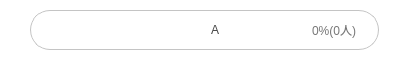
<?xml version="1.0" encoding="UTF-8"?>
<ui version="4.0">
 <class>AnswerStatistics</class>
 <widget class="QWidget" name="AnswerStatistics">
  <property name="geometry">
   <rect>
    <x>0</x>
    <y>0</y>
    <width>409</width>
    <height>60</height>
   </rect>
  </property>
  <property name="minimumSize">
   <size>
    <width>0</width>
    <height>60</height>
   </size>
  </property>
  <property name="maximumSize">
   <size>
    <width>16777215</width>
    <height>60</height>
   </size>
  </property>
  <property name="sizeIncrement">
   <size>
    <width>240</width>
    <height>60</height>
   </size>
  </property>
  <property name="windowTitle">
   <string>AnswerStatistics</string>
  </property>
  <property name="styleSheet">
   <string notr="true">QWidget#AnswerStatistics{
background-color: rgb(255, 255, 255);
}</string>
  </property>
  <layout class="QHBoxLayout" name="horizontalLayout">
   <property name="spacing">
    <number>0</number>
   </property>
   <property name="leftMargin">
    <number>0</number>
   </property>
   <property name="topMargin">
    <number>10</number>
   </property>
   <property name="rightMargin">
    <number>0</number>
   </property>
   <property name="bottomMargin">
    <number>10</number>
   </property>
   <item>
    <widget class="QLabel" name="label_9">
     <property name="minimumSize">
      <size>
       <width>30</width>
       <height>0</height>
      </size>
     </property>
     <property name="maximumSize">
      <size>
       <width>30</width>
       <height>16777215</height>
      </size>
     </property>
     <property name="text">
      <string/>
     </property>
    </widget>
   </item>
   <item>
    <widget class="QLabel" name="label_leftFill">
     <property name="minimumSize">
      <size>
       <width>40</width>
       <height>40</height>
      </size>
     </property>
     <property name="maximumSize">
      <size>
       <width>40</width>
       <height>40</height>
      </size>
     </property>
     <property name="styleSheet">
      <string notr="true">border-bottom:1px solid #C4C4C4;
border-top:1px solid #C4C4C4;
border-left:1px solid #C4C4C4;
border-top-left-radius : 20px;  
border-bottom-left-radius : 20px; 


</string>
     </property>
     <property name="text">
      <string/>
     </property>
    </widget>
   </item>
   <item>
    <widget class="QWidget" name="widget_progress" native="true">
     <property name="minimumSize">
      <size>
       <width>0</width>
       <height>40</height>
      </size>
     </property>
     <property name="maximumSize">
      <size>
       <width>16777215</width>
       <height>40</height>
      </size>
     </property>
     <property name="styleSheet">
      <string notr="true">QWidget#widget_progress{
border-bottom:1px solid #C4C4C4;
border-top:1px solid #C4C4C4;
background-color: rgb(255, 255, 255,0);
font: 10pt &quot;微软雅黑&quot;;
color: rgb(68, 68, 68);
}
</string>
     </property>
     <layout class="QHBoxLayout" name="horizontalLayout_2">
      <property name="spacing">
       <number>0</number>
      </property>
      <property name="leftMargin">
       <number>0</number>
      </property>
      <property name="topMargin">
       <number>0</number>
      </property>
      <property name="rightMargin">
       <number>0</number>
      </property>
      <property name="bottomMargin">
       <number>0</number>
      </property>
      <item>
       <spacer name="horizontalSpacer_3">
        <property name="orientation">
         <enum>Qt::Horizontal</enum>
        </property>
        <property name="sizeType">
         <enum>QSizePolicy::Fixed</enum>
        </property>
        <property name="sizeHint" stdset="0">
         <size>
          <width>50</width>
          <height>20</height>
         </size>
        </property>
       </spacer>
      </item>
      <item>
       <spacer name="horizontalSpacer">
        <property name="orientation">
         <enum>Qt::Horizontal</enum>
        </property>
        <property name="sizeType">
         <enum>QSizePolicy::Expanding</enum>
        </property>
        <property name="sizeHint" stdset="0">
         <size>
          <width>162</width>
          <height>20</height>
         </size>
        </property>
       </spacer>
      </item>
      <item alignment="Qt::AlignHCenter">
       <widget class="QLabel" name="label">
        <property name="styleSheet">
         <string notr="true">
border-bottom:1px solid #C4C4C4;
border-top:1px solid #C4C4C4;
background-color: rgb(255, 255, 255,0);
font: 10pt &quot;微软雅黑&quot;;
color: rgb(68, 68, 68);</string>
        </property>
        <property name="text">
         <string>A</string>
        </property>
       </widget>
      </item>
      <item>
       <spacer name="horizontalSpacer_2">
        <property name="orientation">
         <enum>Qt::Horizontal</enum>
        </property>
        <property name="sizeType">
         <enum>QSizePolicy::Expanding</enum>
        </property>
        <property name="sizeHint" stdset="0">
         <size>
          <width>140</width>
          <height>20</height>
         </size>
        </property>
       </spacer>
      </item>
      <item alignment="Qt::AlignRight">
       <widget class="QLabel" name="label_stat">
        <property name="minimumSize">
         <size>
          <width>70</width>
          <height>0</height>
         </size>
        </property>
        <property name="maximumSize">
         <size>
          <width>70</width>
          <height>16777215</height>
         </size>
        </property>
        <property name="styleSheet">
         <string notr="true">border-bottom:1px solid #C4C4C4;
border-top:1px solid #C4C4C4;
background-color: rgb(255, 255, 255,0);
font: 10pt &quot;微软雅黑&quot;;
color: rgb(119, 119, 119);</string>
        </property>
        <property name="text">
         <string>0%(0人)</string>
        </property>
        <property name="alignment">
         <set>Qt::AlignRight|Qt::AlignTrailing|Qt::AlignVCenter</set>
        </property>
       </widget>
      </item>
     </layout>
    </widget>
   </item>
   <item>
    <widget class="QLabel" name="label_rightFill">
     <property name="minimumSize">
      <size>
       <width>20</width>
       <height>40</height>
      </size>
     </property>
     <property name="maximumSize">
      <size>
       <width>20</width>
       <height>40</height>
      </size>
     </property>
     <property name="styleSheet">
      <string notr="true">border-bottom:1px solid #C4C4C4;
border-top:1px solid #C4C4C4;
border-right:1px solid #C4C4C4;
border-top-right-radius : 20px;  
border-bottom-right-radius : 20px; 



</string>
     </property>
     <property name="text">
      <string/>
     </property>
    </widget>
   </item>
   <item>
    <widget class="QLabel" name="label_10">
     <property name="minimumSize">
      <size>
       <width>30</width>
       <height>0</height>
      </size>
     </property>
     <property name="maximumSize">
      <size>
       <width>30</width>
       <height>16777215</height>
      </size>
     </property>
     <property name="text">
      <string/>
     </property>
    </widget>
   </item>
  </layout>
 </widget>
 <layoutdefault spacing="6" margin="11"/>
 <resources/>
 <connections/>
</ui>
